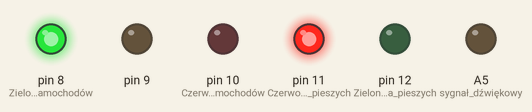
Simulated run of this sketch. Board: Arduino Mega 2560, built with avr-gcc and run on an emulated ATmega2560. Shown: output pins drawn as LEDs (lit = HIGH). Pins used as bus, display or sensor lines are not drawn.

Above: at 2.5 s.
At 10.0 s:
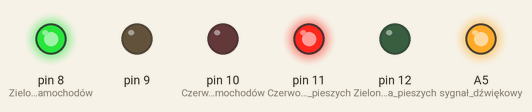
At 16.0 s:
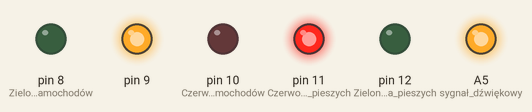
At 18.0 s:
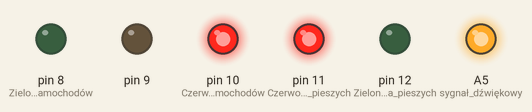
At 21.5 s:
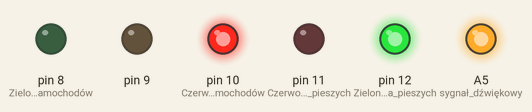
At 30.6 s:
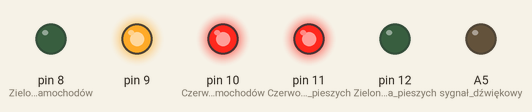
Timing chart, 0 to 41.7 s (numbered marks = the images above):
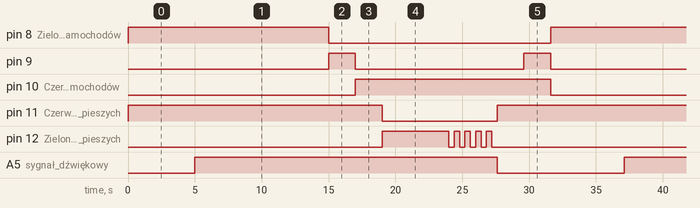

The sketch:

rfid.ino
```cpp
#include <SPI.h>
//#include <MFRC522.h>

#define SS_PIN 53
#define RST_PIN 5

//MFRC522 rfid(SS_PIN, RST_PIN); // Instance of the class


void setup()
{
  Serial.begin(9600);
  SPI.begin(); // Init SPI bus
  //rfid.PCD_Init(); // Init MFRC522

  // inicjalizacja pinów
  pinMode(12, OUTPUT); //Zielone dla pieszych
  pinMode(11, OUTPUT); //Czerwone dla pieszych
  pinMode(10, OUTPUT); //Czerwone dla samochodów
  pinMode(9, OUTPUT); //Żółte dla samochodów
  pinMode(8, OUTPUT); //Zielone dla samochodów
  pinMode(A5, OUTPUT); //sygnał dźwiękowy
  pinMode(7, INPUT_PULLUP); //Przycisk dla pieszych
}

// definicja nazw dla poszczególnych świateł i ich stanów

//piesi
#define P_LAMP_INFO_0 digitalWrite(6, LOW);
#define P_LAMP_ZIEL_0 digitalWrite(12, LOW); // oznacza piesi-lampa zielona-wyłączona itd.
#define P_LAMP_ZIEL_1 digitalWrite(12, HIGH);
#define P_LAMP_CZER_0 digitalWrite(11, LOW);
#define P_LAMP_CZER_1 digitalWrite(11, HIGH);
//samochody
#define S_LAMP_CZER_0 digitalWrite(10, LOW);
#define S_LAMP_CZER_1 digitalWrite(10, HIGH);
#define S_LAMP_ZOLT_0 digitalWrite(9, LOW);
#define S_LAMP_ZOLT_1 digitalWrite(9, HIGH);
#define S_LAMP_ZIEL_0 digitalWrite(8, LOW);
#define S_LAMP_ZIEL_1 digitalWrite(8, HIGH);
//sygnał dźwiękowy
#define SYGNAL_DZWIEKOWY_0 digitalWrite(A5, LOW);
#define SYGNAL_DZWIEKOWY_1 digitalWrite(A5, HIGH);

void stan_swiatel_01()
{
    P_LAMP_CZER_1; //Czerwone dla pieszych
    S_LAMP_CZER_0; //Czerwone
    S_LAMP_ZOLT_0; //Żółte
    S_LAMP_ZIEL_1; //Zielone
    P_LAMP_INFO_0; //Informacyjne dla pieszych
}

void stan_swiatel_02()
{
    P_LAMP_CZER_1; //Czerwone dla pieszych
    S_LAMP_CZER_0; //Czerwone
    S_LAMP_ZOLT_0; //Żółte
    S_LAMP_ZIEL_1; //Zielone
    P_LAMP_INFO_0; //Informacyjne dla pieszych
}

void stan_swiatel_03()
{
    P_LAMP_CZER_1; //Czerwone dla pieszych
    S_LAMP_CZER_0; //Czerwone
    S_LAMP_ZOLT_0; //Żółte
    S_LAMP_ZIEL_1; //Zielone
    P_LAMP_ZIEL_0; //Zielone dla pieszych
    SYGNAL_DZWIEKOWY_1; // sygnał dźwiękowy
}

void stan_swiatel_04()
{
    P_LAMP_CZER_1; //Czerwone dla pieszych
    S_LAMP_CZER_0; //Czerwone
    S_LAMP_ZOLT_1; //Żółte
    S_LAMP_ZIEL_0; //Zielone
    P_LAMP_ZIEL_0; //Zielone dla pieszych
    SYGNAL_DZWIEKOWY_1;// sygnał dzwiękowy
}

void stan_swiatel_05()
{
    P_LAMP_ZIEL_0; //Zielone dla pieszych
    P_LAMP_CZER_1; //Czerwone dla pieszych
    S_LAMP_CZER_1; //Czerwone
    S_LAMP_ZOLT_0; //Pomarańczowa
    S_LAMP_ZIEL_0; //Zielone
    SYGNAL_DZWIEKOWY_1;
}

void stan_swiatel_06()
{
    P_LAMP_ZIEL_1; //Zielone dla pieszych
    P_LAMP_CZER_0; //Czerwone dla pieszych
    S_LAMP_CZER_1; //Czerwone
    S_LAMP_ZOLT_0; //Żółte
    S_LAMP_ZIEL_0; //Zielone
    SYGNAL_DZWIEKOWY_1;// sygnał dzwiękowy
}

void stan_swiatel_07()
{
    P_LAMP_ZIEL_0; //Zielone dla pieszych
    P_LAMP_CZER_0; //Czerwone dla pieszych
    S_LAMP_CZER_1; //Czerwone
    S_LAMP_ZOLT_0; //Żółte
    S_LAMP_ZIEL_0; //Zielone
    SYGNAL_DZWIEKOWY_1; // sygnał dźwiekowy
}

void stan_swiatel_08()
{
    P_LAMP_ZIEL_1; //Zielone dla pieszych
    P_LAMP_CZER_0; //Czerwone dla pieszych
    S_LAMP_CZER_1; //Czerwone
    S_LAMP_ZOLT_0; //Żółte
    S_LAMP_ZIEL_0; //Zielone
    SYGNAL_DZWIEKOWY_1;//sygnał dźwiękowy
}

void stan_swiatel_09()
{
    P_LAMP_ZIEL_0; //Zielone dla pieszych
    P_LAMP_CZER_1; //Czerwone dla pieszych
    S_LAMP_CZER_1; //Czerwone
    S_LAMP_ZOLT_0; //Pomarańczowa
    S_LAMP_ZIEL_0; //Zielone
    SYGNAL_DZWIEKOWY_0;//sygnał dźwiękowy
}

void stan_swiatel_10()
{
    P_LAMP_ZIEL_0; //Zielone dla pieszych
    P_LAMP_CZER_1; //Czerwone dla pieszych
    S_LAMP_CZER_1; //Czerwone
    S_LAMP_ZOLT_1; //Pomarańczowa
    S_LAMP_ZIEL_0; //Zielone
}

void stan_swiatel_11()
{
    P_LAMP_ZIEL_0; //Zielone dla pieszych
    P_LAMP_CZER_1; //Czerwone dla pieszych
    S_LAMP_CZER_0; //Czerwone
    S_LAMP_ZOLT_0; //Żółte
    S_LAMP_ZIEL_1; //Zielone
}


void loop()
{
    stan_swiatel_01();

    //if ( ! rfid.PICC_IsNewCardPresent())
    // return; // przyłożenie karty

    delay(5000);

    stan_swiatel_02();

    stan_swiatel_03();
    delay(10000); //Czekamy na reakcję 10 sekund po naciśnięciu przycisku dla pieszych

    stan_swiatel_04();
    delay(2000); //Czekamy 2 sekundy po zapaleniu się żółtego dla pojazdów

    stan_swiatel_05();
    delay(2000); //Czekamy 2 sekundy po zapaleniu się czerwonego dla pojazdów i czerwonego dla przechodniów, zabezpieczenie przeciwwypadkowe

    stan_swiatel_06();
    delay(5000); //Czekamy 5 sekund, zielone dla przechodniów

    //MIGANIE ŚWIATEŁ (po 0.4 sekundy)
    stan_swiatel_07();
    delay(400);
    stan_swiatel_08();
    delay(400);
    stan_swiatel_07();
    delay(400);
    stan_swiatel_08();
    delay(400);
    stan_swiatel_07();
    delay(400);
    stan_swiatel_08();
    delay(400);
    stan_swiatel_07();
    delay(400);
    stan_swiatel_08();
    delay(400);
    stan_swiatel_07();
    delay(400);

    stan_swiatel_09();
    delay(2000); //Czekamy 2 sekundy, czerwone dla wszystkich, zabezpieczenie przeciwwypadkowe, dla spóźnialskich pieszych

    stan_swiatel_10();
    delay(2000); //Czekamy 2 sekundy, światło czerwone i żółte dla pojazdów ruszających

    stan_swiatel_11();
    delay(500); //Pół sekundy - Określamy czas po którym przycisk dla pieszych znów jest aktywny

}
```

Measured:
- by itself, pin 8 (Zielone_dla_samochodów): alternates HIGH for 15.5 s and LOW for 16.6 s
- by itself, pin 9: repeats every 32.1 s: LOW 12.6 s, HIGH 2.0 s, LOW 15.5 s, HIGH 2.0 s
- by itself, pin 10 (Czerwone_dla_samochodów): alternates HIGH for 14.6 s and LOW for 17.5 s
- by itself, pin 11 (Czerwone_dla_pieszych): repeats every 32.1 s: LOW 8.6 s, HIGH 23.5 s
- by itself, pin 12 (Zielone_dla_pieszych): repeats every 32.1 s: 4 × (LOW 0.40 s, HIGH 0.40 s), LOW 23.9 s, HIGH 5.0 s
- by itself, A5 (sygnał_dźwiękowy): alternates HIGH for 22.6 s and LOW for 9.5 s
